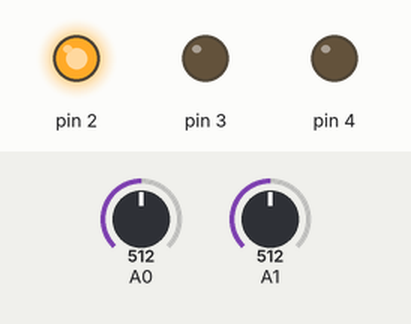
Simulated run of this sketch. Board: Arduino Uno, built with avr-gcc and run on an emulated ATmega328P. On the bench: output pins drawn as LEDs (lit = HIGH). Dashed ring = blinking. Inputs (shaded band) come from the test bench; at power-on: A1 = 512, A0 = 512.

Above: at 0.37 s.
1.3 s: A1 set to 487
At 2.6 s:
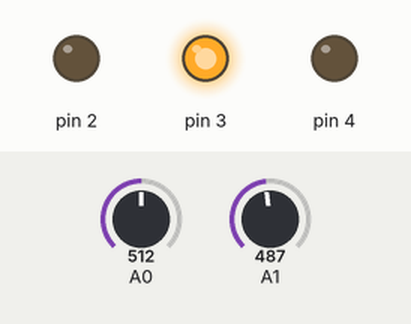
3.0 s: A1 set to 510
At 3.37 s:
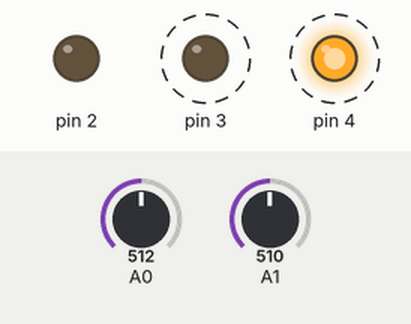
6.0 s: A1 set to 490
At 6.6 s:
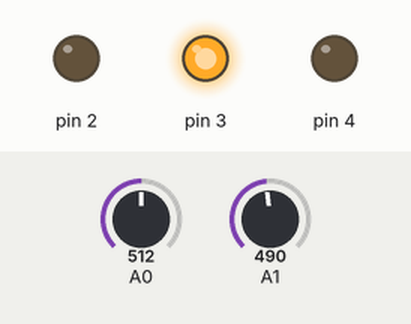
7.5 s: A1 set to 511
At 9.13 s:
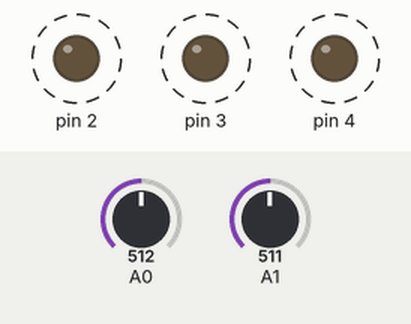
Timing chart, 0 to 11.5 s (numbered marks = the images above; inputs shaded):
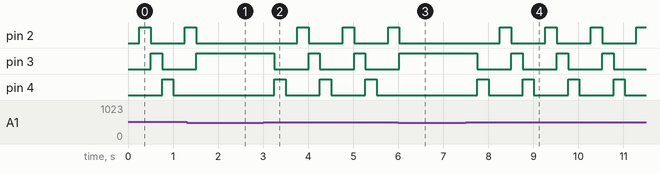

The sketch:

mikrofonchik.ino
```cpp
int Count=0;
int Relay1=0;
int Relay2=0;
int Relay3=0;

void setup() {
  pinMode(2, OUTPUT);
  pinMode(3, OUTPUT);
  pinMode(4, OUTPUT);
  //Serial.begin(9600);
}

void loop() {
  Count=analogRead(A1);
  //Serial.println(Count);

  if(Count > 500 && Count < 600)
  {
    delay(250);
    for(int t=0; t<=500; t++)
    {
      delay(2);
      Count=analogRead(A0);
      if(Count > 450 && Count < 600)
      {
        Relay1++;
        break;
        delay(200);
      }
    }
  }
  if (Relay1 == 4) {
    Relay1 = 0;
  }
  if (Relay1 == 0) {
    digitalWrite(2, LOW);
    digitalWrite(3, LOW);
    digitalWrite(4, LOW);
  }
  if (Relay1 == 1) {
    digitalWrite(2, HIGH);
    digitalWrite(3, LOW);
    digitalWrite(4, LOW);
  }
  if (Relay1 == 2) {
    digitalWrite(2, LOW);
    digitalWrite(3, HIGH);
    digitalWrite(4, LOW);
  }
  if (Relay1 == 3) {
    digitalWrite(2, LOW);
    digitalWrite(3, LOW);
    digitalWrite(4, HIGH);
  }
}
```

Measured:
- the behaviour switches between 501 and 500 on A1 (found by bisection; images 0 and 1)
- after the input at 1.3 s, pin 2: goes on until 1.5 s, then stays LOW; pin 3: goes on until 1.5 s, then stays HIGH; pin 4: stays LOW (without the input it goes to HIGH after 0.47 s)
- after the input at 3.0 s, pin 2: alternates HIGH for 0.25 s and LOW for 0.76 s, starting after 0.76 s; pin 3, pin 4: alternates HIGH for 0.25 s and LOW for 0.76 s, starting after 0.25 s
- after the input at 6.0 s, pin 2: goes on until 6.0 s, then stays LOW; pin 3: goes on until 6.0 s, then stays HIGH; pin 4: stays LOW (without the input it goes to HIGH after 0.28 s)
- after the input at 7.5 s, pin 2: alternates HIGH for 0.25 s and LOW for 0.76 s, starting after 0.76 s; pin 3, pin 4: alternates HIGH for 0.25 s and LOW for 0.76 s, starting after 0.25 s
